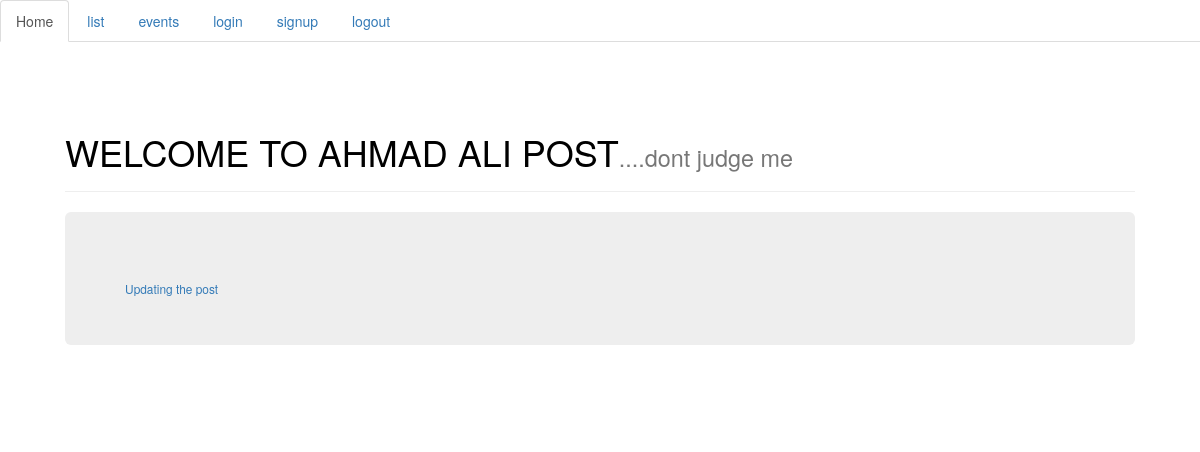
The page /posts/home/ on the database as committed earlier.
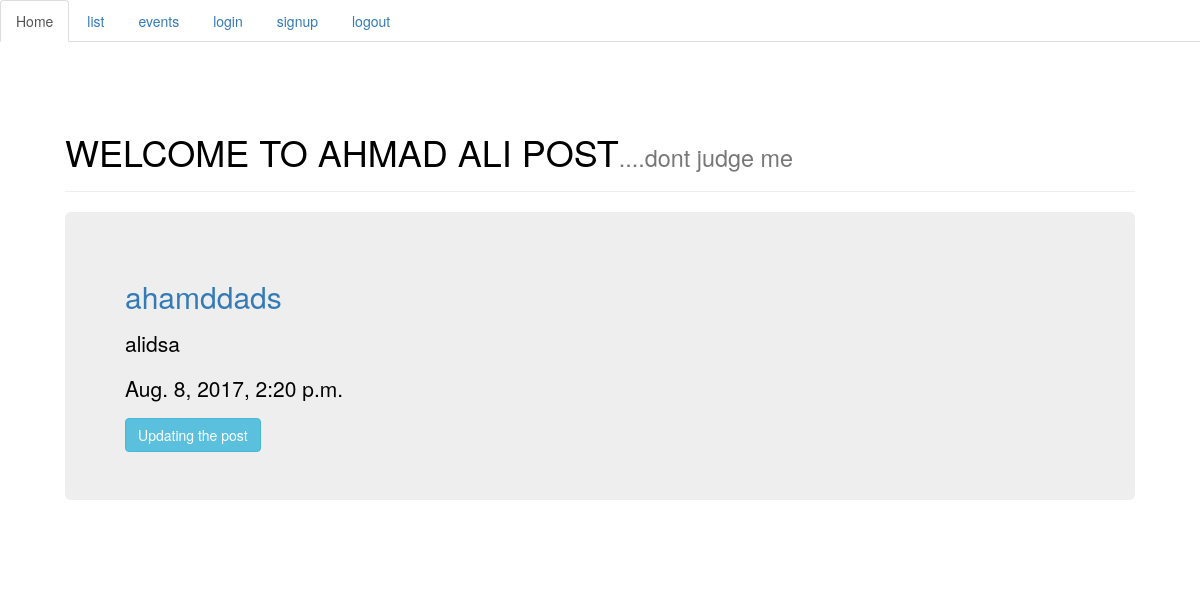
The same page on the database as committed later.
### post/models.py (models this page shows, shortened)
class Post(models.Model):
	author = models.ForeignKey(User, default=1)
	title = models.CharField(max_length=255)
	content = models.TextField()
	updated = models.DateTimeField(auto_now=True, auto_now_add=False)
	timestamp = models.DateTimeField(auto_now=False, auto_now_add = True)
	image =  models.ImageField(upload_to="blog_images", null=True , blank=True)
	slug = models.SlugField(unique=True, null=True)
	publish = models.DateField()
	draft = models.BooleanField(default=True)
	def get_absoulute_url(self):
		return reverse("post:detail", kwargs={"slug": self.slug})
	def update_url_post(self):
		return reverse("post:update", kwargs={"slug": self.slug})
	class Meta:
		ordering = ['-timestamp','-updated']

### post/views.py (the view)
def post_home(request):
    obj = Post.objects.all().first()
    if Event.objects.all().exists():
        today = timezone.now().date()
        event = Event.objects.all()
        x = False
        for y in event:
            if y.startdate_event >= today:
                event = y
                x = True
                break
        context = {
        "x": x,
        "today": today,
        "user": request.user,
        "last_event": event,
        "post_last": obj,
        }
    else:
        context = {
        "user": request.user,
        "post_last": obj,
        }
    return render(request, 'post_home.html', context)

### post/templates/post_home.html (shortened to what this page needs)
{% extends "base.html" %}
{% block content %}
<div class="page-header">
<h1>WELCOME TO AHMAD ALI POST<small>....dont judge me</h1>
   </div>
<div class="jumbotron">
  <div class ="card-panel teal lighten-2">
                <a href={{post_last.get_absoulute_url}}><h2>{{post_last.title}}</h2></a>
                <p>{{post_last.content|linebreaks}}</p>
                <p>{{post_last.timestamp}}</p>
                <a href={{post_last.update_url_post}} class="btn btn-info">Updating the post </a>
            </div>
{% endblock content%}

Rows that differ between the two databases and show on the page:
added Post: title "ahamddads", content "alidsa", timestamp "Aug. 8, 2017, 2:20 p.m."
